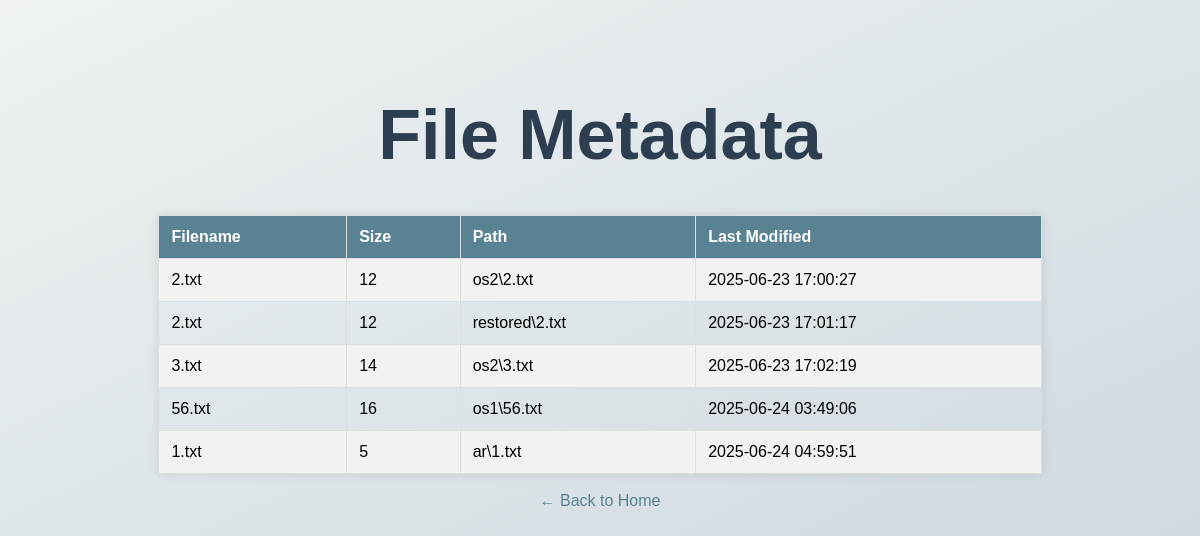
Screenshot of /metadata with the database file from the repository.
### tables this page shows
CREATE TABLE file_metadata (
    id INTEGER PRIMARY KEY AUTOINCREMENT,
    path TEXT NOT NULL UNIQUE,
    name TEXT NOT NULL,
    size INTEGER,
    created_at TIMESTAMP DEFAULT (datetime('now', '+5 hours', '+30 minutes')),
    updated_at TIMESTAMP DEFAULT (datetime('now', '+5 hours', '+30 minutes')),
    last_modified INTEGER
);

### app.py (the view)
@app.route('/metadata')
def metadata_page():
    try:
        metadata = fetch_metadata()
    except Exception as e:
        metadata = [f"Error fetching metadata: {str(e)}"]
    return render_template('metadata.html', metadata=metadata)

### check_metadata.py (called while the page is built)
def fetch_metadata():
    with get_connection() as conn:
        cursor = conn.cursor()
        cursor.execute('SELECT name, size, path, last_modified FROM file_metadata')
        rows = cursor.fetchall()
    metadata = []
    for name, size, path, last_modified in rows:
        readable_date = (
            datetime.fromtimestamp(last_modified).strftime('%Y-%m-%d %H:%M:%S')
            if last_modified else 'N/A'
        )
        metadata.append({
            'name': name,
            'size': size,
            'path': path,
            'last_modified': readable_date
        })
    return metadata

### metadata/db.py (called while the page is built)
def get_connection():
    return sqlite3.connect(DB_FILE)

### templates/metadata.html (shortened to what this page needs)
<!DOCTYPE html>
<html lang="en">
<head>
</head>
<body>
  <h1> File Metadata</h1>
  <table>
    <tr>
      <th>Filename</th>
      <th>Size</th>
      <th>Path</th>
      <th>Last Modified</th>
    </tr>
    {% for file in metadata %}
        <tr>
            <td>{{ file.name }}</td>
            <td>{{ file.size }}</td>
            <td>{{ file.path }}</td>
            <td>{{ file.last_modified }}</td>
        </tr>
        {% endfor %}
  </table>
  <br>
  <a href="/">&larr; Back to Home</a>
</body>
</html>

### templates/metadata.html (style rules this page uses)
body { font-family: Arial, sans-serif; background: linear-gradient(to bottom right, #eef2f3, #cfd9df); padding: 40px; text-align: center; }
h1 { font-size: 70px; margin-bottom: 40px; color: #2c3e50; }
table { width: 80%; margin: 0 auto; border-collapse: collapse; box-shadow: 0 0 10px rgba(0,0,0,0.1); }
th, td { padding: 12px; border: 1px solid #ddd; text-align: left; }
th { background-color: #598392; color: white; }
tr:nth-child(even) { background-color: #f2f2f2; }
a { color: #598392; text-decoration: none; }

### rows the page displays
file_metadata: name "2.txt", size "12", path "os2\\2.txt", last_modified "2025-06-23 17:00:27"
file_metadata: name "2.txt", size "12", path "restored\\2.txt", last_modified "2025-06-23 17:01:17"
file_metadata: name "3.txt", size "14", path "os2\\3.txt", last_modified "2025-06-23 17:02:19"
file_metadata: name "56.txt", size "16", path "os1\\56.txt", last_modified "2025-06-24 03:49:06"
file_metadata: name "1.txt", size "5", path "ar\\1.txt", last_modified "2025-06-24 04:59:51"
